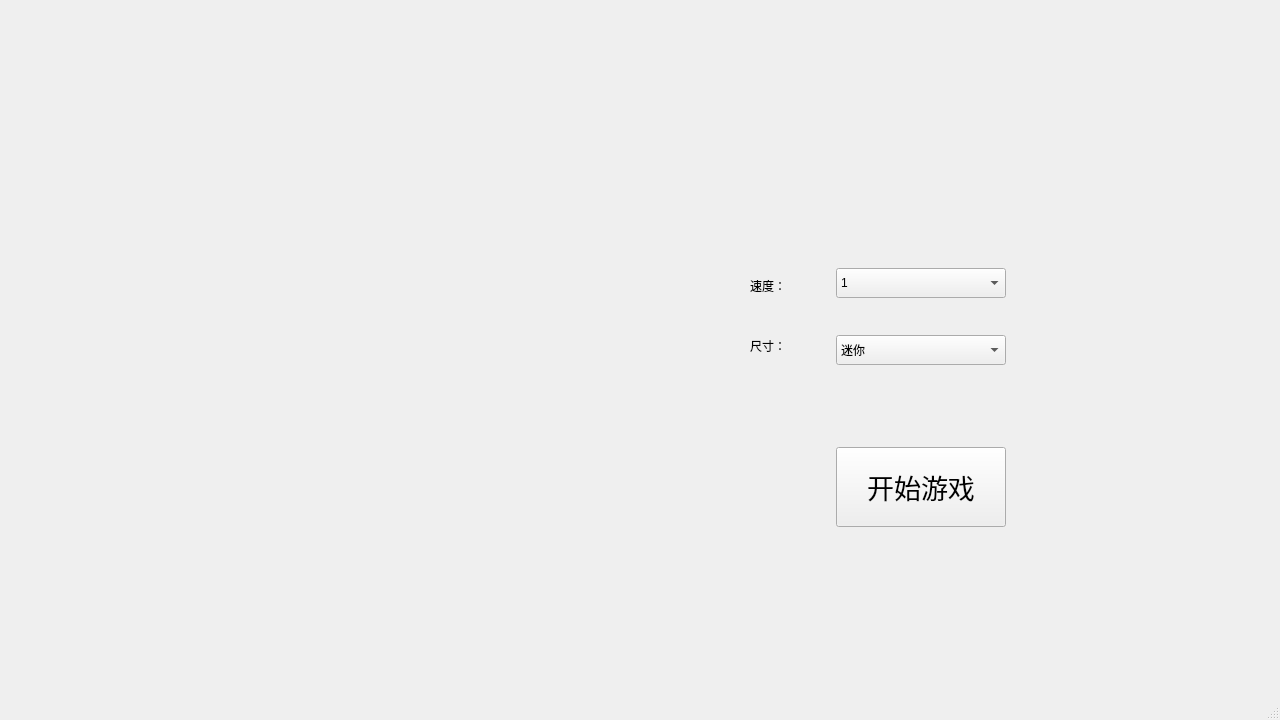
<?xml version="1.0" encoding="UTF-8"?>
<ui version="4.0">
 <class>MainWindow</class>
 <widget class="QMainWindow" name="MainWindow">
  <property name="geometry">
   <rect>
    <x>0</x>
    <y>0</y>
    <width>1280</width>
    <height>720</height>
   </rect>
  </property>
  <property name="minimumSize">
   <size>
    <width>1280</width>
    <height>720</height>
   </size>
  </property>
  <property name="maximumSize">
   <size>
    <width>1280</width>
    <height>720</height>
   </size>
  </property>
  <property name="windowTitle">
   <string>MainWindow</string>
  </property>
  <widget class="QWidget" name="centralwidget">
   <widget class="QPushButton" name="start_btn">
    <property name="geometry">
     <rect>
      <x>836</x>
      <y>447</y>
      <width>170</width>
      <height>80</height>
     </rect>
    </property>
    <property name="minimumSize">
     <size>
      <width>170</width>
      <height>80</height>
     </size>
    </property>
    <property name="maximumSize">
     <size>
      <width>170</width>
      <height>80</height>
     </size>
    </property>
    <property name="font">
     <font>
      <family>等线</family>
      <pointsize>20</pointsize>
      <weight>50</weight>
      <italic>false</italic>
      <bold>false</bold>
     </font>
    </property>
    <property name="styleSheet">
     <string notr="true">font: 20pt &quot;等线&quot;;
border：none;</string>
    </property>
    <property name="text">
     <string>开始游戏</string>
    </property>
   </widget>
   <widget class="QComboBox" name="size_comboBox">
    <property name="geometry">
     <rect>
      <x>836</x>
      <y>335</y>
      <width>170</width>
      <height>30</height>
     </rect>
    </property>
    <property name="minimumSize">
     <size>
      <width>170</width>
      <height>30</height>
     </size>
    </property>
    <property name="maximumSize">
     <size>
      <width>170</width>
      <height>30</height>
     </size>
    </property>
    <property name="styleSheet">
     <string notr="true">font: 18pt &quot;等线&quot;;
border：none;</string>
    </property>
    <property name="currentText">
     <string>中</string>
    </property>
    <item>
     <property name="text">
      <string>迷你</string>
     </property>
    </item>
    <item>
     <property name="text">
      <string>小</string>
     </property>
    </item>
    <item>
     <property name="text">
      <string>中</string>
     </property>
    </item>
    <item>
     <property name="text">
      <string>大</string>
     </property>
    </item>
   </widget>
   <widget class="QComboBox" name="speed_comboBox">
    <property name="geometry">
     <rect>
      <x>836</x>
      <y>268</y>
      <width>170</width>
      <height>30</height>
     </rect>
    </property>
    <property name="minimumSize">
     <size>
      <width>170</width>
      <height>30</height>
     </size>
    </property>
    <property name="maximumSize">
     <size>
      <width>170</width>
      <height>30</height>
     </size>
    </property>
    <property name="styleSheet">
     <string notr="true">font: 18pt &quot;等线&quot;;
border：none;</string>
    </property>
    <property name="currentText">
     <string>3</string>
    </property>
    <item>
     <property name="text">
      <string>1</string>
     </property>
    </item>
    <item>
     <property name="text">
      <string>2</string>
     </property>
    </item>
    <item>
     <property name="text">
      <string>3</string>
     </property>
    </item>
    <item>
     <property name="text">
      <string>4</string>
     </property>
    </item>
    <item>
     <property name="text">
      <string>5</string>
     </property>
    </item>
    <item>
     <property name="text">
      <string>6</string>
     </property>
    </item>
    <item>
     <property name="text">
      <string>7</string>
     </property>
    </item>
    <item>
     <property name="text">
      <string>8</string>
     </property>
    </item>
    <item>
     <property name="text">
      <string>9</string>
     </property>
    </item>
    <item>
     <property name="text">
      <string>10</string>
     </property>
    </item>
   </widget>
   <widget class="QLabel" name="label">
    <property name="geometry">
     <rect>
      <x>750</x>
      <y>270</y>
      <width>71</width>
      <height>31</height>
     </rect>
    </property>
    <property name="styleSheet">
     <string notr="true">font: 18pt &quot;等线&quot;;</string>
    </property>
    <property name="text">
     <string>速度：</string>
    </property>
   </widget>
   <widget class="QLabel" name="label_2">
    <property name="geometry">
     <rect>
      <x>750</x>
      <y>330</y>
      <width>71</width>
      <height>31</height>
     </rect>
    </property>
    <property name="styleSheet">
     <string notr="true">font: 18pt &quot;等线&quot;;</string>
    </property>
    <property name="text">
     <string>尺寸：</string>
    </property>
   </widget>
  </widget>
  <widget class="QMenuBar" name="menubar">
   <property name="geometry">
    <rect>
     <x>0</x>
     <y>0</y>
     <width>1280</width>
     <height>23</height>
    </rect>
   </property>
  </widget>
  <widget class="QStatusBar" name="statusbar"/>
 </widget>
 <resources/>
 <connections/>
</ui>
